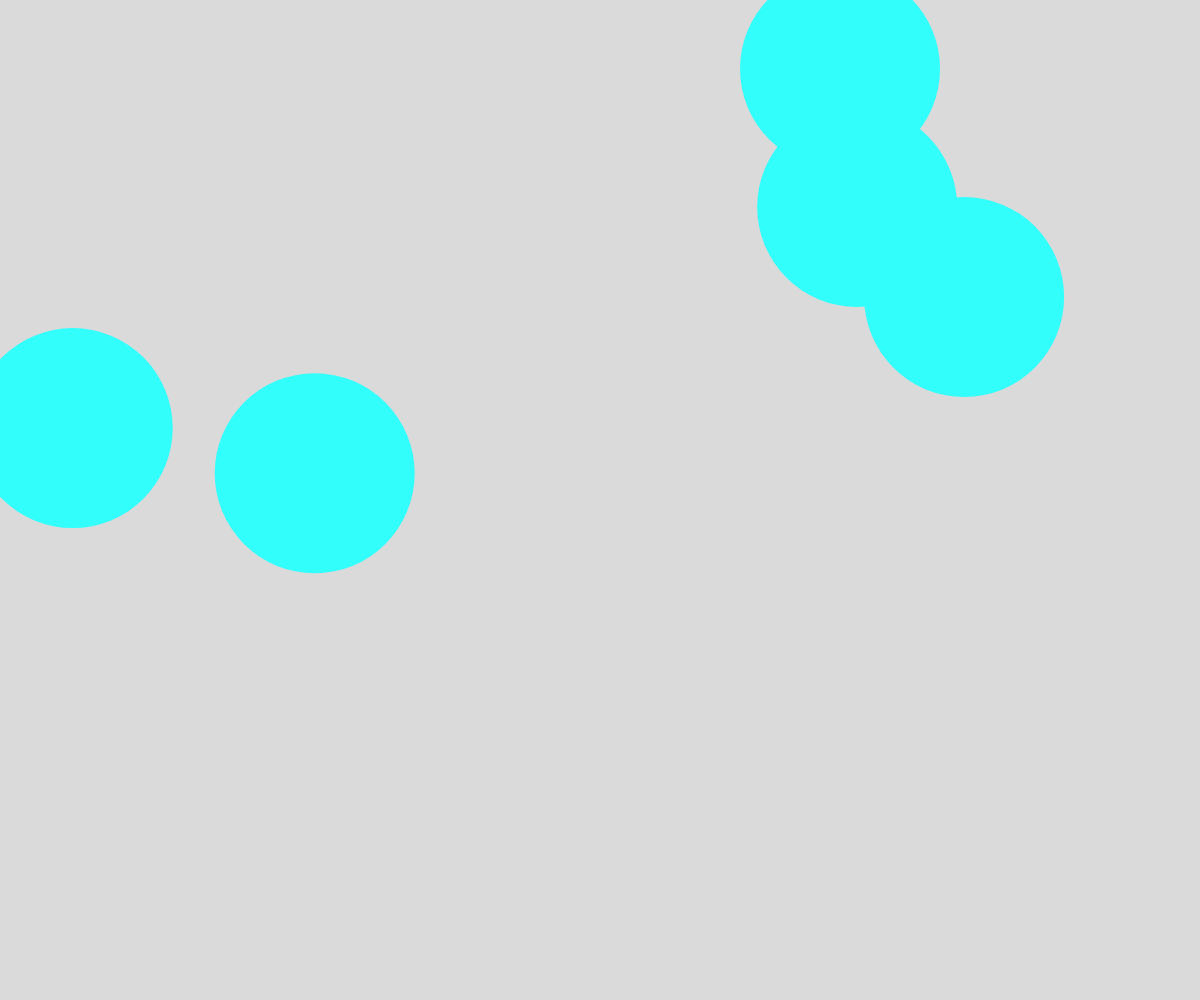
Frame 1 (no input)
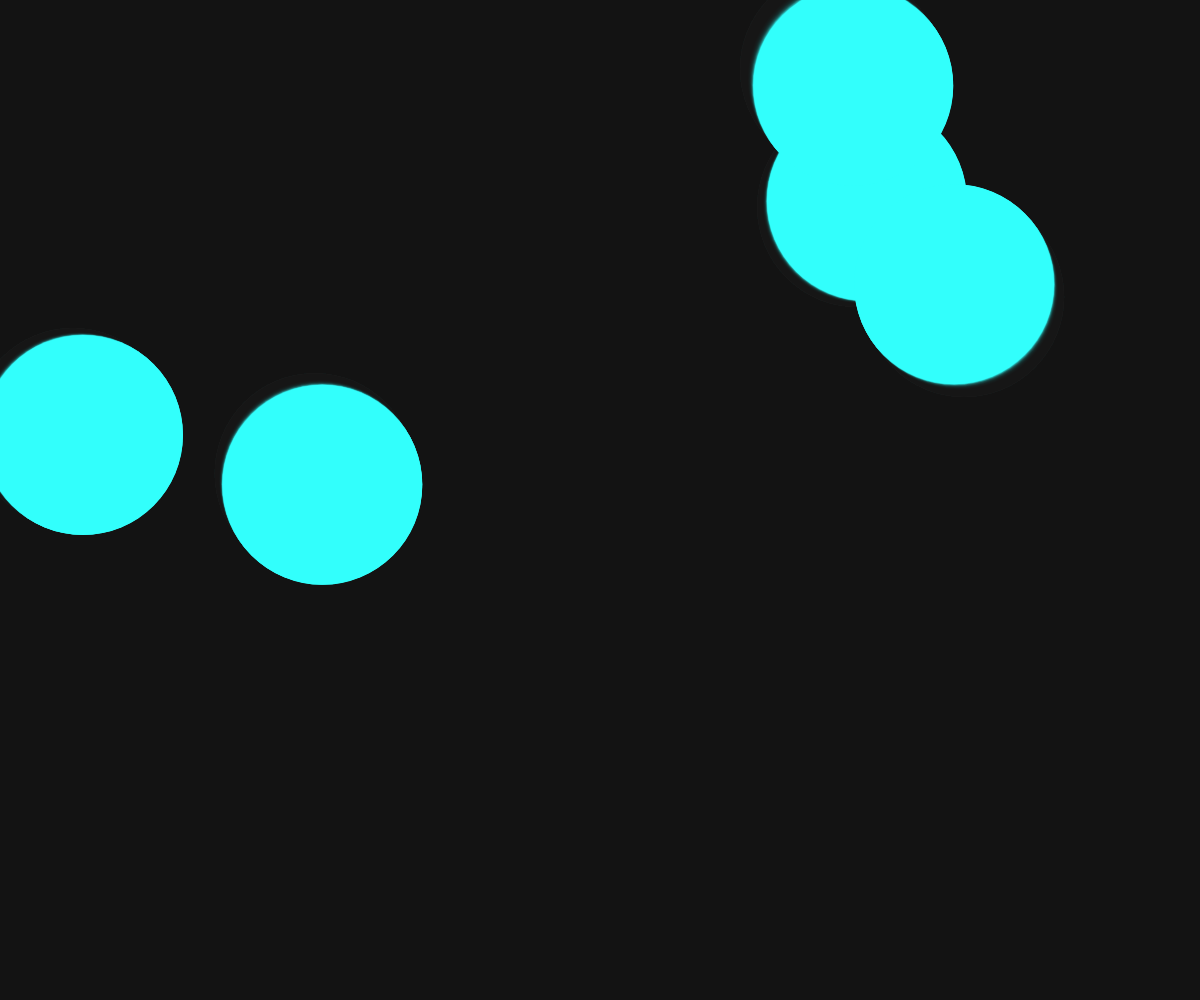
Frame 60 (no input)
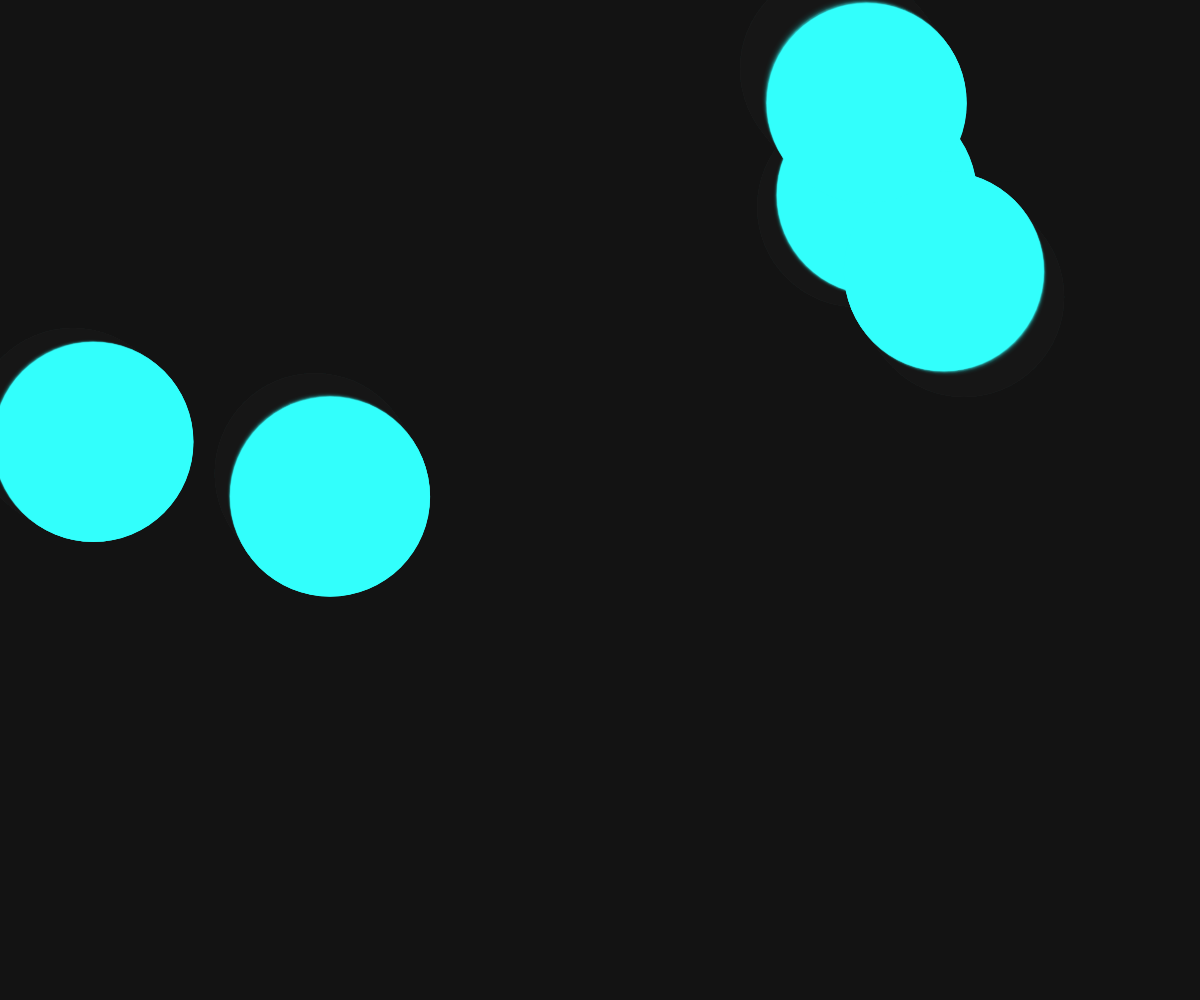
Frame 120 (the mouse pressed at the canvas centre since frame 60)

The p5.js sketch that drew these frames (run headless with seeded random() and noise() and a simulated clock; from frame 60 on, the mouse is pressed at the canvas centre):

// p5.js sketch
// ── sketch.js
let ball = []

function setup() {
  createCanvas(windowWidth, windowHeight);
  noStroke();
  
  for(let i = 0; i < 5; i++){
    ball[i] = new Ball(random(width), random(height), 200);
  }
}

function draw() {
  background(20,40);
  
  for(let i = 0; i < ball.length; i++){
    fill(10000/ball[i].size,ball[i].size+100,255-255/ball[i].size*2)
    ball[i].move()
  }
  
}

function mousePressed(){
  for(let i = 0; i < ball.length; i++){
      if(dist(mouseX,mouseY,ball[i].x,ball[i].y)<ball[i].size/2){
        ball[i].divide()
        ball[ball.length] = new Ball(ball[i].x, ball[i].y, ball[i].size)
        break;
  }
  }


}

class Ball {
  constructor(_x,_y,_siz){
    this.x = _x
    this.y = _y
    this.size = _siz
    this.xSpeed = random(-1,1)
    this.ySpeed = random(-1,1)
  }
  
  move(){
    circle(this.x,this.y,this.size)
    this.x += this.xSpeed * 200/(this.size*3);
    this.y += this.ySpeed* 200/(this.size*3);
    
    if(this.x > width || this.x < 0){
      this.xSpeed *= -1
    }
    
    if(this.y > height || this.y < 0){
      this.ySpeed *= -1
    }
  }
  
  divide(){
    this.size = this.size/2
  }

}
